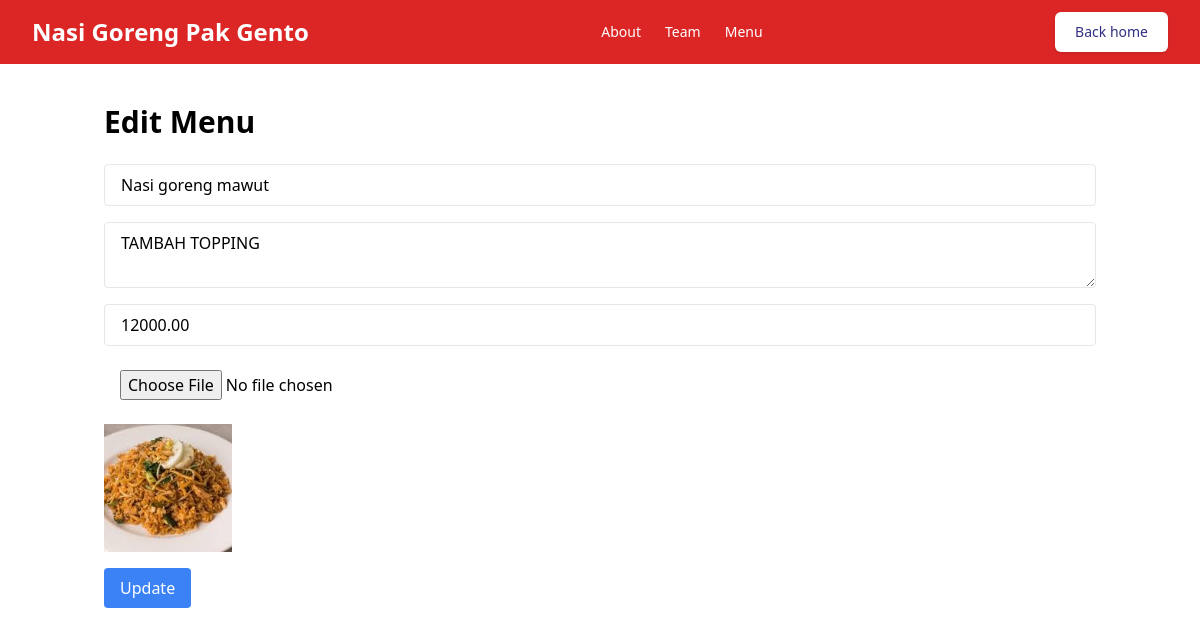
The page /admin/edit.php?id=1 on the database its author committed.
### tables this page shows
CREATE TABLE `menus` (
  `id` int(11) NOT NULL,
  `name` varchar(255) NOT NULL,
  `description` text NOT NULL,
  `price` decimal(10,2) NOT NULL,
  `image` varchar(255) NOT NULL
);

### admin/edit.php (the view, shortened to what this page needs)
<?php
include '../db.php';
$id = $_GET['id'];
$sql = "SELECT * FROM menus WHERE id = $id";
$result = $conn->query($sql);
$menu = $result->fetch_assoc();
?>
<!DOCTYPE html>
<html lang="en">
<head>
    <script src="https://cdn.tailwindcss.com"></script>
</head>
<body>
    <header class="bg-red-600">
        <div class="mx-auto max-w-screen-xl px-4 sm:px-6 lg:px-8">
            <div class="flex h-16 items-center justify-between">
                <div class="md:flex md:items-center md:gap-12">
                    <a class="block text-white font-bold text-2xl" href="#">
                        <h1>Nasi Goreng Pak Gento</h1>
                    </a>
                </div>
                <div class="hidden md:block" id="nav-menu">
                    <nav aria-label="Global">
                        <ul class="flex items-center gap-6 text-sm">
                            <li>
                                <a class="text-white transition hover:text-gray-500/75" href="/about.php"> About </a>
                            </li>
                            <li>
                                <a class="text-white transition hover:text-gray-500/75" href="/team.php"> Team </a>
                            </li>
                            <li>
                                <a class="text-white transition hover:text-gray-500/75" href="/menu.php"> Menu </a>
                            </li>
                        </ul>
                    </nav>
                </div>
                <div class="flex items-center gap-4">
                    <div class="sm:flex sm:gap-4">
                        <a class="rounded-md bg-white px-5 py-2.5 hover:bg-indigo-900 hover:text-white text-sm font-medium text-indigo-900 shadow"
                            href="index.php">
                            Back home
                        </a>
                    </div>
                </div>
            </div>
        </div>
    </header>
    <div class="container mx-auto px-4 py-10">
        <h1 class="text-3xl font-bold mb-6">Edit Menu</h1>
        <form method="POST" enctype="multipart/form-data" class="space-y-4">
            <input type="text" name="name" value="<?php echo $menu['name']; ?>" required
                class="block w-full px-4 py-2 border rounded">
            <textarea name="description" required
                class="block w-full px-4 py-2 border rounded"><?php echo $menu['description']; ?></textarea>
            <input type="number" name="price" value="<?php echo $menu['price']; ?>" required
                class="block w-full px-4 py-2 border rounded">
            <input type="file" name="image" class="block w-full px-4 py-2">
            <img src="../uploads/<?php echo $menu['image']; ?>" alt="Menu Image" class="w-32 h-32 object-cover mt-2">
            <button type="submit" class="bg-blue-500 text-white px-4 py-2 rounded">Update</button>
        </form>
    </div>
</body>
</html>

### rows shown on the page
menus: name "Nasi goreng mawut", description "TAMBAH TOPPING", price "12000.00", image (picture)
